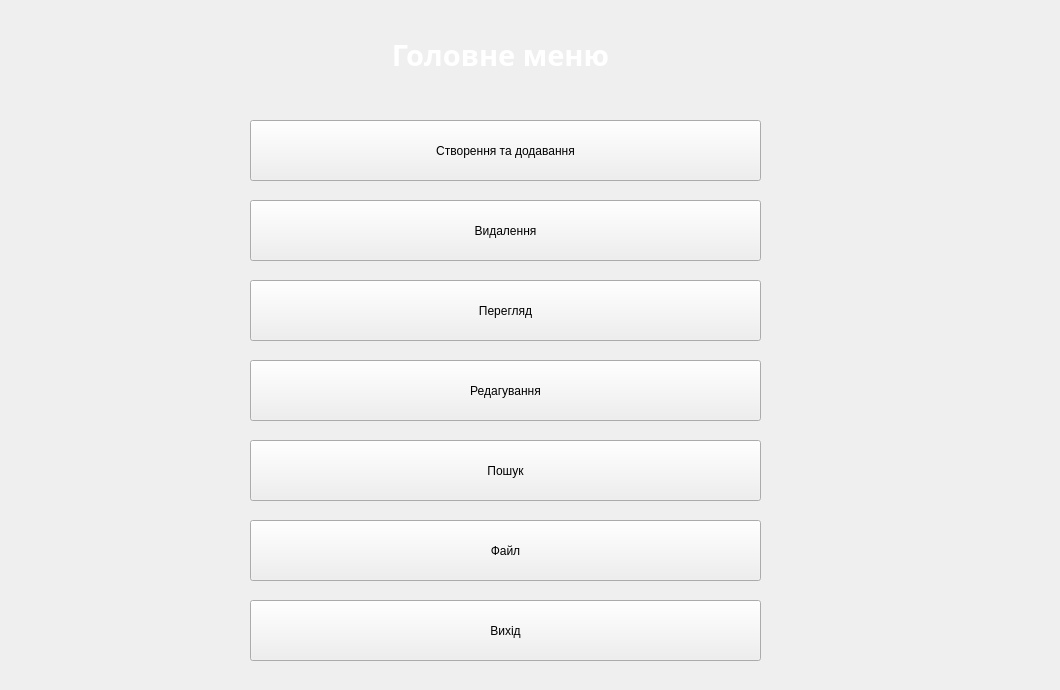
    <widget class="QWidget" name="page">
     <widget class="QLabel" name="label">
      <property name="geometry">
       <rect>
        <x>0</x>
        <y>0</y>
        <width>1051</width>
        <height>681</height>
       </rect>
      </property>
      <property name="acceptDrops">
       <bool>false</bool>
      </property>
      <property name="styleSheet">
       <string notr="true"/>
      </property>
      <property name="text">
       <string/>
      </property>
      <property name="pixmap">
       <pixmap resource="resource.qrc">:/img/chess.jpg</pixmap>
      </property>
     </widget>
     <widget class="QPushButton" name="pushButton">
      <property name="geometry">
       <rect>
        <x>250</x>
        <y>120</y>
        <width>511</width>
        <height>61</height>
       </rect>
      </property>
      <property name="styleSheet">
       <string notr="true"/>
      </property>
      <property name="text">
       <string>Cтворення та додавання</string>
      </property>
     </widget>
     <widget class="QPushButton" name="pushButton_2">
      <property name="geometry">
       <rect>
        <x>250</x>
        <y>200</y>
        <width>511</width>
        <height>61</height>
       </rect>
      </property>
      <property name="text">
       <string>Видалення</string>
      </property>
     </widget>
     <widget class="QPushButton" name="pushButton_3">
      <property name="geometry">
       <rect>
        <x>250</x>
        <y>280</y>
        <width>511</width>
        <height>61</height>
       </rect>
      </property>
      <property name="styleSheet">
       <string notr="true"/>
      </property>
      <property name="text">
       <string>Перегляд</string>
      </property>
     </widget>
     <widget class="QPushButton" name="pushButton_4">
      <property name="geometry">
       <rect>
        <x>250</x>
        <y>440</y>
        <width>511</width>
        <height>61</height>
       </rect>
      </property>
      <property name="text">
       <string>Пошук</string>
      </property>
     </widget>
     <widget class="QPushButton" name="pushButton_5">
      <property name="geometry">
       <rect>
        <x>250</x>
        <y>360</y>
        <width>511</width>
        <height>61</height>
       </rect>
      </property>
      <property name="text">
       <string>Редагування</string>
      </property>
     </widget>
     <widget class="QPushButton" name="pushButton_6">
      <property name="geometry">
       <rect>
        <x>250</x>
        <y>520</y>
        <width>511</width>
        <height>61</height>
       </rect>
      </property>
      <property name="text">
       <string>Файл</string>
      </property>
     </widget>
     <widget class="QPushButton" name="pushButton_7">
      <property name="geometry">
       <rect>
        <x>250</x>
        <y>600</y>
        <width>511</width>
        <height>61</height>
       </rect>
      </property>
      <property name="text">
       <string>Вихід</string>
      </property>
     </widget>
     <widget class="QLabel" name="label_2">
      <property name="geometry">
       <rect>
        <x>330</x>
        <y>30</y>
        <width>341</width>
        <height>51</height>
       </rect>
      </property>
      <property name="font">
       <font>
        <family>Trebuchet MS</family>
       </font>
      </property>
      <property name="styleSheet">
       <string notr="true">


background:none;

</string>
      </property>
      <property name="text">
       <string>&lt;!DOCTYPE HTML PUBLIC &quot;-//W3C//DTD HTML 4.0//EN&quot; &quot;http://www.w3.org/TR/REC-html40/strict.dtd&quot;&gt;
&lt;html&gt;&lt;head&gt;&lt;meta name=&quot;qrichtext&quot; content=&quot;1&quot; /&gt;&lt;style type=&quot;text/css&quot;&gt;
p, li { white-space: pre-wrap; }
&lt;/style&gt;&lt;/head&gt;&lt;body style=&quot; font-family:'Trebuchet MS'; font-size:8pt; font-weight:400; font-style:normal;&quot;&gt;
&lt;p align=&quot;center&quot; style=&quot; margin-top:12px; margin-bottom:12px; margin-left:0px; margin-right:0px; -qt-block-indent:0; text-indent:0px;&quot;&gt;&lt;span style=&quot; font-size:22pt; font-weight:600; color:#ffffff;&quot;&gt;Головне меню&lt;/span&gt;&lt;/p&gt;&lt;/body&gt;&lt;/html&gt;</string>
      </property>
     </widget>
    </widget>
